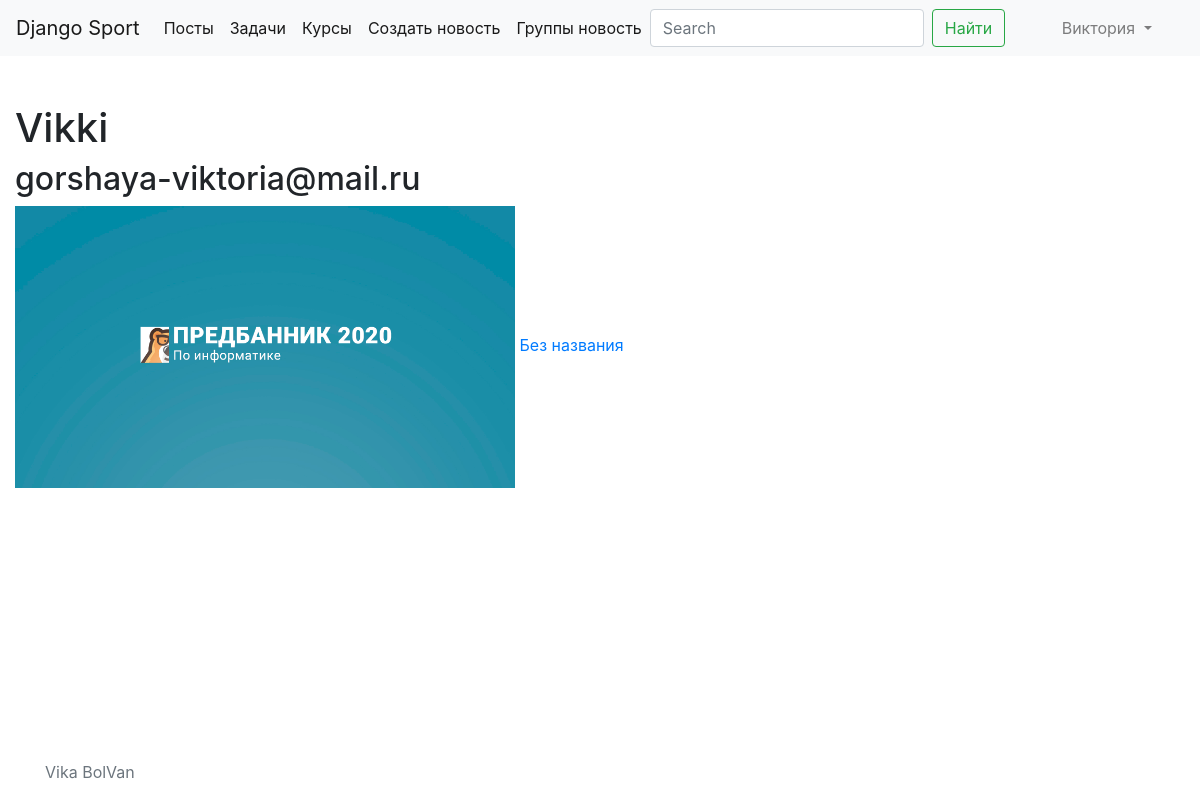
/profile/ (signed in), run on the app's committed database.
### user/models.py (models this page shows)
class User(AbstractUser):
    class RoleEnum(models.TextChoices):
        ADMIN = "ADMIN"
        USER = "USER"
    profile_pic = models.ImageField(upload_to=upload_img_file, null=True)

### lesson/models.py (models this page shows)
class Lesson(models.Model):
    posts = models.ManyToManyField(Post, null=True)
    video = models.URLField()
    task = models.ManyToManyField(Task1, null=True)
    thema = models.ManyToManyField(Thema,null=True)
    name = models.TextField(default="Без названия")
    user = models.ManyToManyField(User, null=True)

### user/views.py (the view)
# urls.py: path('profile/', views.profile_view, name='profile'),
@login_required(login_url=reverse_lazy('login'))
def profile_view(request):
    user = request.user
    print(User.objects.get(id=user.id).profile_pic)
    return render(request, "profile.html", {"user": user,"lessons":user.lesson_set.all()})

### templates/profile.html (shortened to what this page needs)
{% extends "base.html" %}
{% load static %}
{% block content %}
<h1>{{ user.username }}</h1>
<h2> {{ user.email }}</h2>
<img src="{% static user.profile_pic.url %}" style="max-width: 500px" alt="no photo">
{% for les in lessons %}
     <a href="{% url 'lesson_detail' les.id %}">{{ les.name }}</a>
{% endfor %}
{% endblock %}

### templates/base.html (shortened to what this page needs)
<!DOCTYPE html>
<html lang="en" class="h-100">
<head>
    <link rel="stylesheet" href="https://stackpath.bootstrapcdn.com/bootstrap/4.5.0/css/bootstrap.min.css"
>
</head>
<body class="d-flex flex-column h-100">
<nav class="navbar navbar-expand-lg navbar-light bg-light">
    <a class="navbar-brand" href="{% url 'index' %}">Django Sport</a>
    <div class="collapse navbar-collapse" id="navbarSupportedContent">
        <ul class="navbar-nav mr-auto">
            <li class="nav-item active">
                <a class="nav-link" href="{% url 'post_list' %}">Посты</a>
            </li>
            <li class="nav-item active">
                <a class="nav-link" href="{% url 'task1_list' %}">Задачи</a>
            </li>
            <li class="nav-item active">
                <a class="nav-link" href="{% url 'course_list' %}">Курсы</a>
            </li>
            {% if request.user.is_staff %}
                <li class="nav-item active">
                    <a class="nav-link" href="{% url 'post_create' %}">Создать новость</a>
                </li>
            {% endif %}
            {% if request.user.is_staff %}
                <li class="nav-item active">
                    <a class="nav-link" href="{% url 'group_list' %}">Группы новость</a>
                </li>
            {% endif %}
            <form class="form-inline" action="{% url 'search' %}" method="post">
                <input class="form-control mr-sm-2" type="search" name="query" placeholder="Search" aria-label="Search">
                <button class="btn btn-outline-success my-2 my-sm-0" type="submit">Найти</button>
            </form>
        </ul>
        <ul class="navbar-nav mx-auto">
            <li class="nav-item dropdown">
                {% if request.user.is_authenticated %}
                    <a class="nav-link dropdown-toggle" href="#" id="navbarDropdown" role="button"
                       data-toggle="dropdown" aria-haspopup="true" aria-expanded="false">
                        {{ request.user.first_name }}
                    </a>
                {% endif %}
            </li>
        </ul>
    </div>
</nav>
<main role="main" class="mt-md-5">
    <div class="container-fluid">
        {% block content %}{% endblock %}
    </div>
</main>
<footer class="footer mt-auto py-3">
    <div class="container">
        <span class="text-muted">Vika BolVan</span>
    </div>
</footer>
</body>
</html>

### data on the page
User: user.first_name "Виктория", username "Vikki", email "gorshaya-viktoria@mail.ru", profile_pic (picture)
Lesson: name "Без названия"
